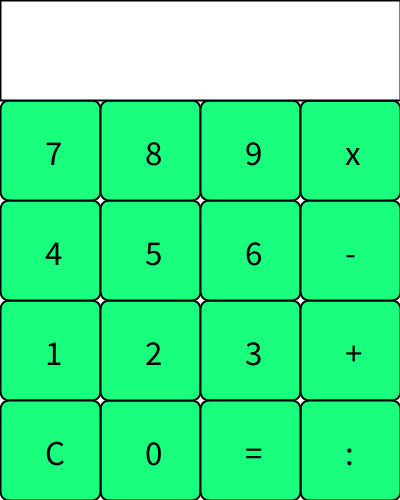
Frame 1 (no input)
Frame 60 (the mouse pressed at the canvas centre just before this capture): identical to frame 1, image omitted
Frame 120 (the mouse held since frame 60 and released just before this capture): identical to frame 1, image omitted

The Processing sketch that drew this single still picture (run headless with seeded random() and noise(); from frame 60 on, the mouse is pressed at the canvas centre):

// Processing sketch: rekenM2
// ── rekenM2.pde
int numButtons, lengte, hoogte, choice;

int som1;
int som2;
String operator;
String Textfield="";

final static int OPERATOR_PLUS = 10;
final static int OPERATOR_MINUS = 11;
final static int OPERATOR_MULTIPLY = 12;
final static int OPERATOR_DIVIDE = 13;     
                                                    //   0  100  200  300 
                                                    // 100
                                                    // 200
                                                    // 300
                                                    // 400
                                       
int[] v      =  { 100,   0, 100, 200,   0, 100, 200,   0, 100, 200, 300, 300, 300, 300, 200,   0, 300 };
int[] h       = { 400, 300, 300, 300, 200, 200, 200, 100, 100, 100, 300, 200, 100, 400, 400, 400, 0 };
String keys[] = {  "0", "1", "2", "3", "4", "5", "6", "7", "8", "9", "+", "-", "x", ":", "=", "C", " "};
                                       
                                       

void setup() {
  size(400, 500);
  background(255, 255, 255);
 strokeWeight(2);
  numButtons = 15;
  lengte         = 100;
  hoogte         = 100;

  for (int boxes = 0; boxes < 17; boxes = boxes+1) {
    fill(25,255,125);                                             // color
    rect(v[boxes], h[boxes], lengte, hoogte,10);
    fill(0);
    textSize(35);
    text(keys[boxes], (v[boxes] + 45), (h[boxes] + 65));
  }
  textSize(50);
  text(Textfield, 0, 100);
  leeg_veld();
  
}


void draw() {
}

void restart() {                                                 

  numButtons=15;
  lengte=100;
  hoogte=100;
  choice=0;

  som1=0;
  som2=0;
  operator=null;
  Textfield="";
 
 leeg_veld();                                                   
  
}                                                                   // leegveld

void leeg_veld() {
  fill(255);
  rect(0, 0,400,100);
  fill(0);  
}


void mouseClicked() {
  for (int i = 0; i < numButtons; i++) {
    if ((v[i] < mouseX) && (mouseX < (v[i] + lengte)) && (h[i] < mouseY) && (mouseY < (h[i]+hoogte))) {
      choice = i;
    }
  }
  if (choice >= 0 && choice <= 9) {
    if ( operator == null) {
      leeg_veld();
      
      som1 = parseInt(Integer.toString(som1)+ Integer.toString(choice));
    } else {
      som2 = parseInt(Integer.toString(som2)+ Integer.toString(choice));
    } 
    
     
    if (operator == null) {
      text(som1, 0, 100);
    } else {
      leeg_veld();
      text (som1+operator+som2, 0, 50);
     
    }
  }
  
  
                                                                // operator
     
    
  if (choice == OPERATOR_PLUS) {
    operator="+";
    leeg_veld();
    text (operator, 0, 100);
    
  } else if (choice == OPERATOR_MINUS) {
    operator="-";
    leeg_veld();
    text (operator, 0, 100);
    
  } else if (choice == OPERATOR_MULTIPLY) {
    operator="*";
    leeg_veld();
    text (operator, 0, 100);
  } else if (choice == OPERATOR_DIVIDE) {
    operator="/";
    leeg_veld();
    text (operator, 0, 100);
    
  
    
                                                               // vervlogens soms 
    
  } else if (choice == 14) {
     if (operator != null) {
    
    text (som1+operator+som2, 0, 50);
    leeg_veld();
    text(resultaat(), 0, 100);
    som1 = resultaat();
    som2=0;
    operator = null;
     
     }
    
}
        if (mouseX>0&&mouseX<lengte&&mouseY>400){
  restart();
   }
     
    

  
  
}
                                                               // berekenen
int resultaat() {

  if (operator == "+") {
    return som1+som2;
  } else if (operator == "-") {
    return som1-som2;
  } else if (operator == "*") {
    return som1*som2;
  } else if (operator == "/") {
    return som1/som2;
  }


  ;
  return 9999999;
}



 
